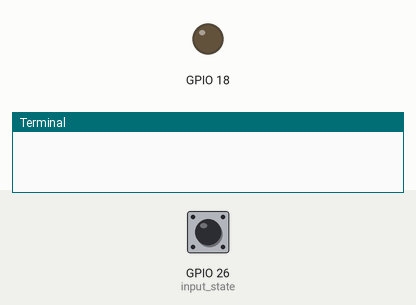
A program run on a simulated Raspberry Pi (BCM pin numbers). Shown: output pins drawn as LEDs (lit = HIGH), the last lines printed to the terminal. The inputs (shaded band) are chosen by the test bench; at power-on: GPIO 26 (input_state) HIGH.

Above: at 1.2 s.
1.3 s: GPIO 26 (input_state) pulled LOW for 0.15 s
At 1.37 s:
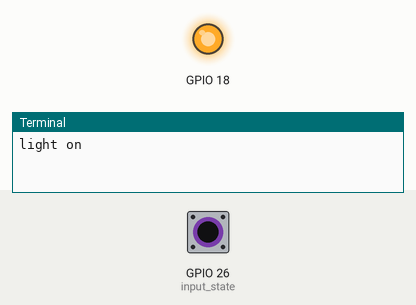
2.9 s: GPIO 26 (input_state) pulled LOW for 3.2 s
At 6.8 s:
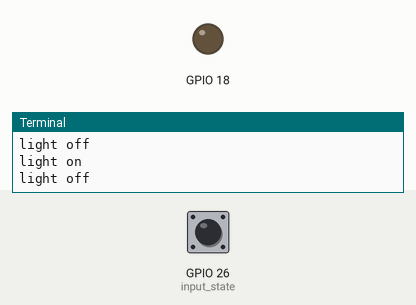
Timing chart, 0 to 8.3 s (numbered marks = the images above; inputs shaded):
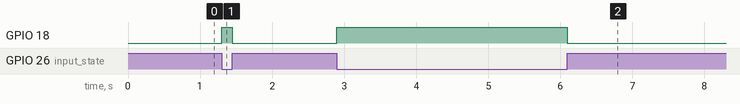

The program:

simple-button-plus-led.py
```python
import RPi.GPIO as GPIO
import time

GPIO.setmode(GPIO.BCM)
GPIO.setwarnings(False)

GPIO.setup(26, GPIO.IN, pull_up_down=GPIO.PUD_UP)
GPIO.setup(18,GPIO.OUT)

light_on = False

while True:
  input_state = GPIO.input(26)
  if input_state == False:
    GPIO.output(18,GPIO.HIGH)
    if light_on == False:
      print("light on")
      light_on = True
  else:
    GPIO.output(18,GPIO.LOW)
    if light_on == True:
      print("light off")
      light_on = False
```

Measured:
- after the input at 1.3 s, GPIO 18: LOW → HIGH at once, → LOW 0.15 s later
- after the input at 2.9 s, GPIO 18: LOW → HIGH at once, → LOW 3.2 s later
